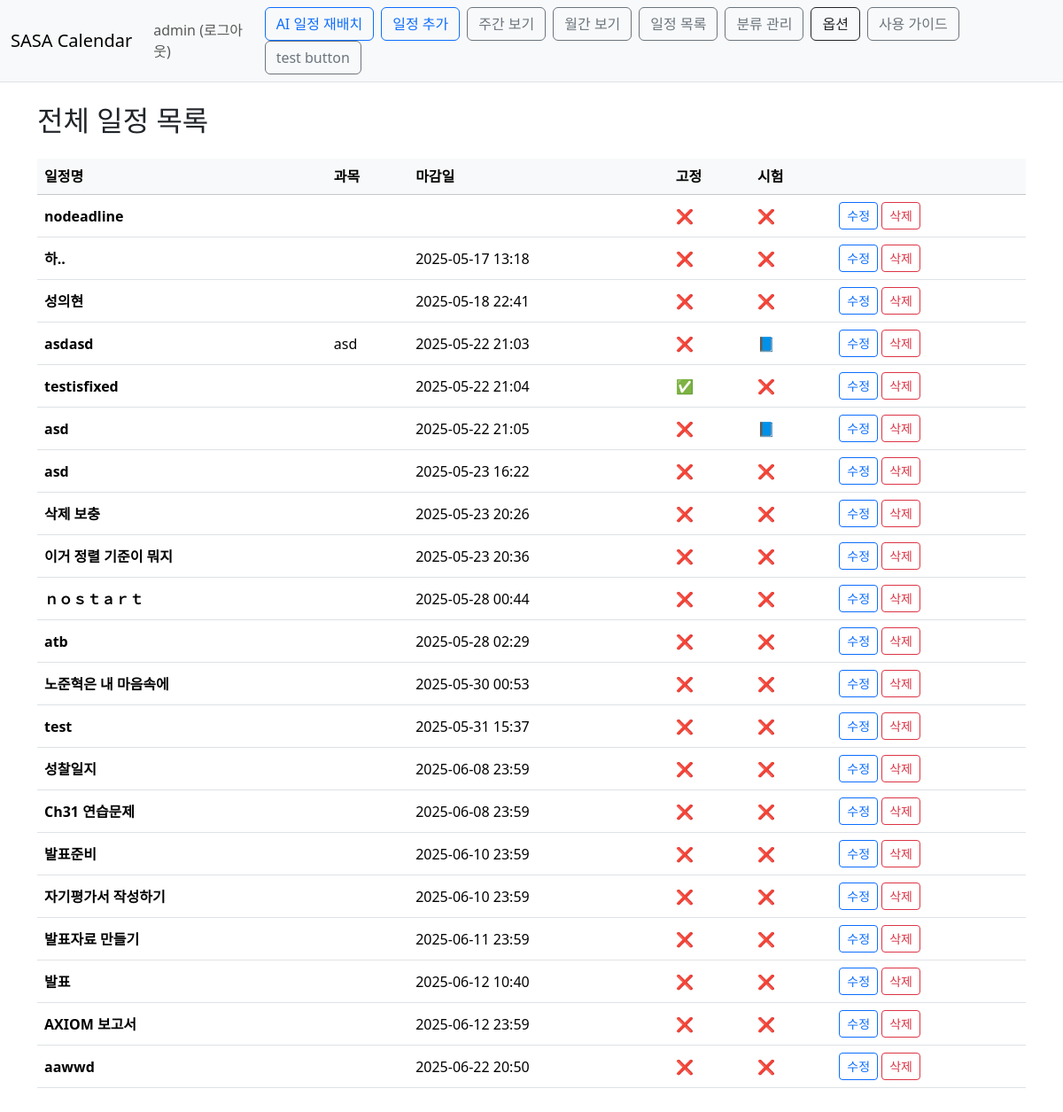
The page /calendar/schedule/list/ (signed in) on the database as committed earlier.
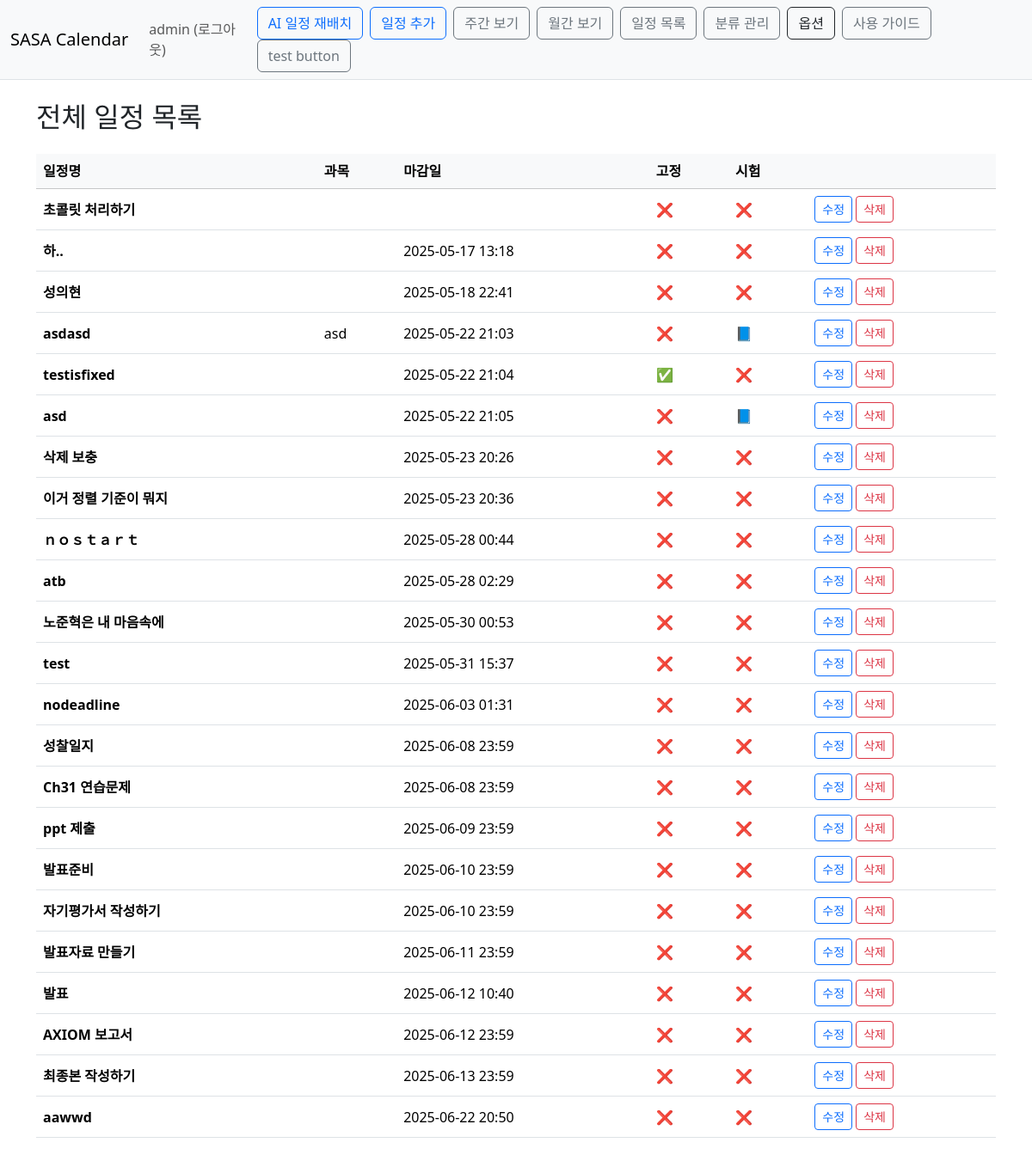
The same page on the database as committed later.
### Calendar/models.py (models this page shows, shortened)
class Schedule(models.Model):
    owner=models.ForeignKey(User, on_delete=models.CASCADE)
    task_name=models.CharField(max_length=50)
    duration_minutes=models.IntegerField(null=True, blank=True)
    difficulty=models.IntegerField(null=True, blank=True)
    importance=models.IntegerField(null=True, blank=True)
    task_type = models.ForeignKey('ScheduleType', null=True, blank=True, on_delete=models.SET_NULL)
    subject=models.CharField(max_length=50, blank=True)
    is_exam_task=models.BooleanField(default=False)
    deadline=models.DateTimeField(null=True ,blank=True)
    start_time=models.DateTimeField(null=True ,blank=True)
    end_time=models.DateTimeField(null=True ,blank=True)
    is_fixed=models.BooleanField(default=False)
    exam=models.ForeignKey('self',default=None, on_delete=models.SET_DEFAULT, null=True ,blank=True)
    color = models.CharField(max_length=7, blank=True, default='#6c8df5')
    is_done = models.BooleanField(default=False)

### Calendar/views.py (the view)
# urls.py: path('schedule/list/', views.schedule_list, name='schedule_list'),
@login_required(login_url='common:login')
def schedule_list(request):
    schedules = Schedule.objects.filter(owner=request.user).order_by('deadline')
    return render(request, 'calendar/schedule_list_page.html', {'schedules': schedules})

### templates/calendar/schedule_list_page.html
{% extends 'base.html' %}
{% block content %}
<div class="container py-4">
  <h2 class="mb-4">전체 일정 목록</h2>
  <table class="table table-hover align-middle">
    <thead class="table-light">
      <tr>
        <th>일정명</th>
        <th>과목</th>
        <th>마감일</th>
        <th>고정</th>
        <th>시험</th>
        <th></th>
      </tr>
    </thead>
    <tbody>
      {% for item in schedules %}
      <tr>
        <td class="fw-bold">{{ item.task_name }}</td>
        <td>{{ item.subject }}</td>
        <td>{{ item.deadline|date:"Y-m-d H:i" }}</td>
        <td>{{ item.is_fixed|yesno:"✅,❌" }}</td>
        <td>{{ item.is_exam_task|yesno:"📘,❌" }}</td>
        <td>
          <a href="{% url 'calendar:schedule_edit' item.id %}?next={{ request.get_full_path }}" class="btn btn-sm btn-outline-primary">수정</a>
          <a href="{% url 'calendar:schedule_delete' item.id %}" class="btn btn-sm btn-outline-danger">삭제</a>
        </td>
      </tr>
      {% empty %}
      <tr><td colspan="6" class="text-center text-muted">등록된 일정이 없습니다.</td></tr>
      {% endfor %}
    </tbody>
  </table>
</div>
{% endblock %}

### templates/base.html (shortened to what this page needs)
{% load static %}
<!doctype html>
<html lang="ko">
<head>
    <link rel="stylesheet" type="text/css" href="{% static 'bootstrap.min.css' %}">
</head>
<body>
<nav class="navbar navbar-expand-lg navbar-light bg-light border-bottom">
    <div class="container-fluid">
        <a class="navbar-brand" href="{% url 'calendar:index' %}">SASA Calendar</a>
        <div class="collapse navbar-collapse" id="navbarSupportedContent">
            <ul class="navbar-nav me-auto mb-2 mb-lg-0">
                <li class="nav-item">
                    {% if user.is_authenticated %}
                        <a class="nav-link" href="{% url 'common:logout' %}">{{ user.username }} (로그아웃)</a>
                    {% else %}
                        <a class="nav-link" href="{% url 'common:login' %}">로그인</a>
                    {% endif %}
                </li>
            </ul>
            <div class="d-flex align-items-center flex-wrap">
                <a class="btn btn-outline-primary me-2" href="{% url 'calendar:schedule_replace'%}">AI 일정 재배치</a>
                {% if not has_ai_session %}
                <a class="btn btn-outline-primary me-2" href="{% url 'calendar:schedule_create' %}">일정 추가</a>
                {% endif %}
                <a class="btn btn-outline-secondary me-2" href="{% url 'calendar:schedule_week' %}">주간 보기</a>
                <a class="btn btn-outline-secondary me-2" href="{% url 'calendar:index' %}">월간 보기</a>
                {% if not has_ai_session %}
                <a class="btn btn-outline-secondary me-2" href="{% url 'calendar:schedule_list' %}">일정 목록</a>
                {% endif %}
                <a class="btn btn-outline-secondary me-2" href="{% url 'calendar:schedule_type_list' %}">분류 관리</a>
                <button class="btn btn-outline-dark me-2" type="button" data-bs-toggle="collapse"
                        data-bs-target="#calendarOptions" aria-expanded="false" aria-controls="calendarOptions">
                    옵션
                </button>
                <a class="btn btn-outline-secondary me-2" href="{% url 'calendar:how_to_use' %}">사용 가이드</a>
                <a class="btn btn-outline-secondary me-2" href="{% url 'calendar:test' %}">test button</a>
            </div>
        </div>
    </div>
</nav>
{% block content %}
{% endblock %}
</body>
</html>

Rows that differ between the two databases and show on the page:
removed Schedule: task_name "asd", deadline "2025-05-23 16:22", is_fixed "❌", is_exam_task "❌"
added Schedule: task_name "초콜릿 처리하기", is_fixed "❌", is_exam_task "❌"
changed Schedule "nodeadline": deadline (not shown) → "2025-06-03 01:31"; moves down the list
added Schedule: task_name "ppt 제출", deadline "2025-06-09 23:59", is_fixed "❌", is_exam_task "❌"
added Schedule: task_name "최종본 작성하기", deadline "2025-06-13 23:59", is_fixed "❌", is_exam_task "❌"
